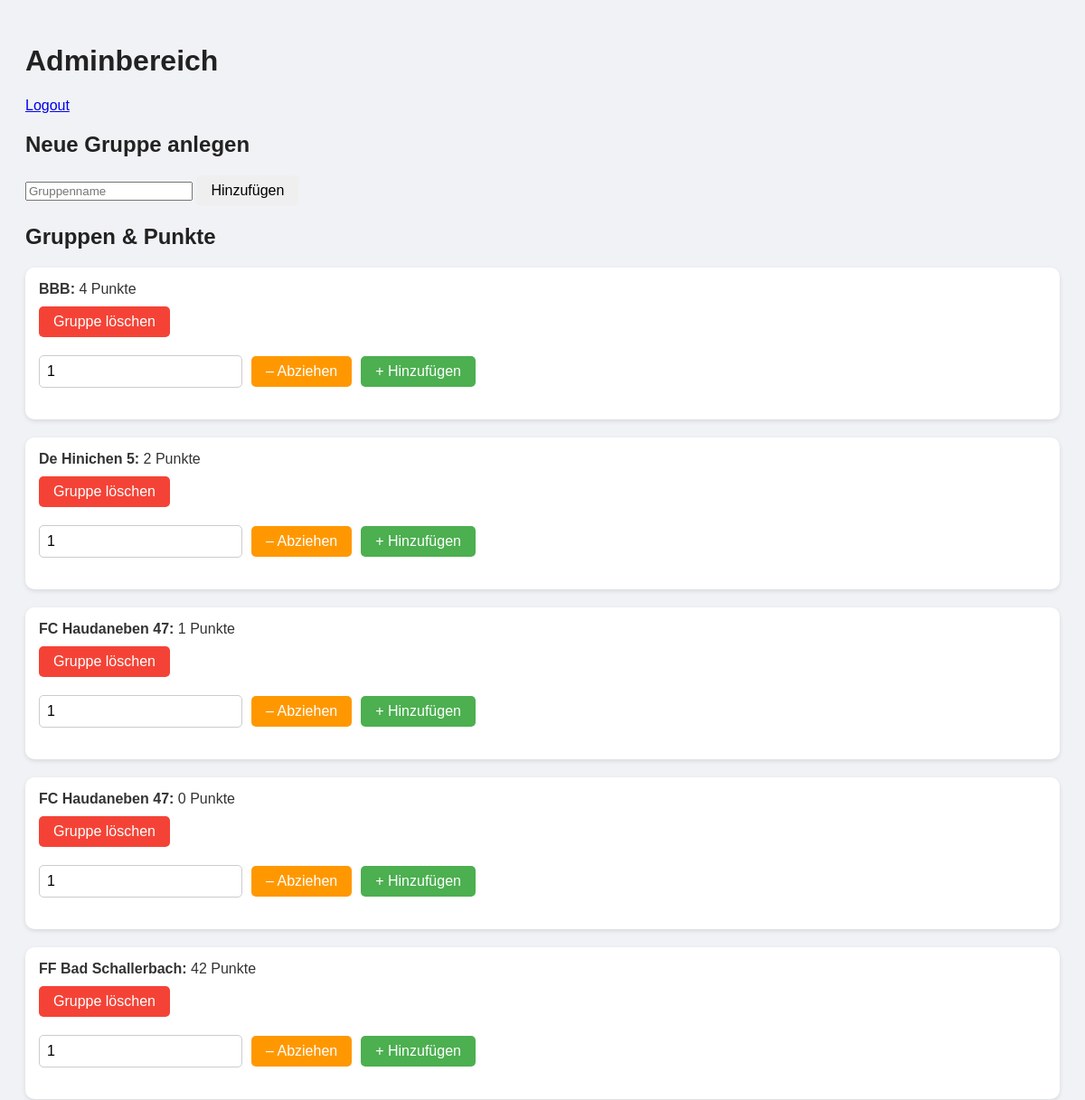
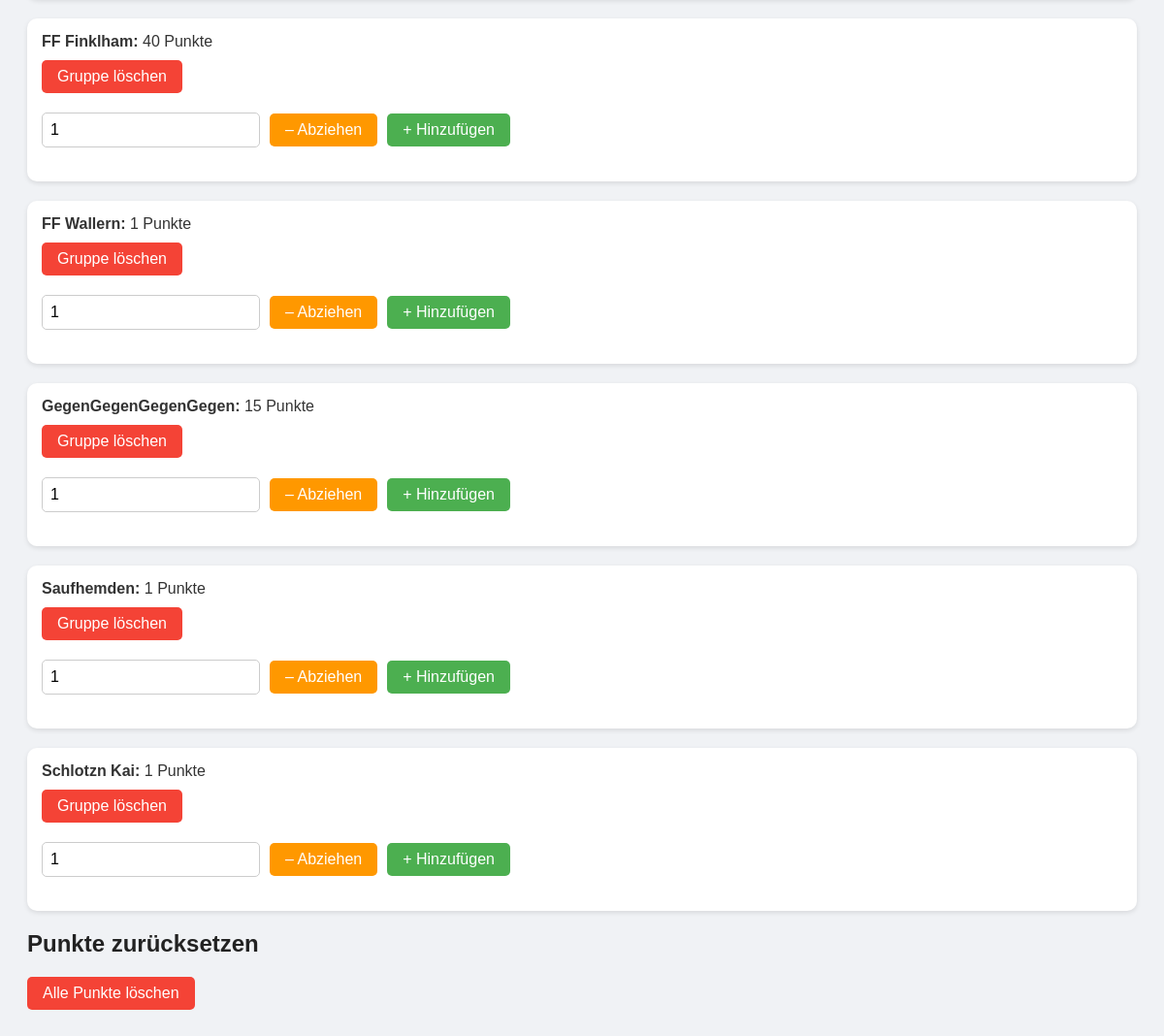
/admin.php (signed in), run on an earlier commit of the app's database (2 pictures, top to bottom).
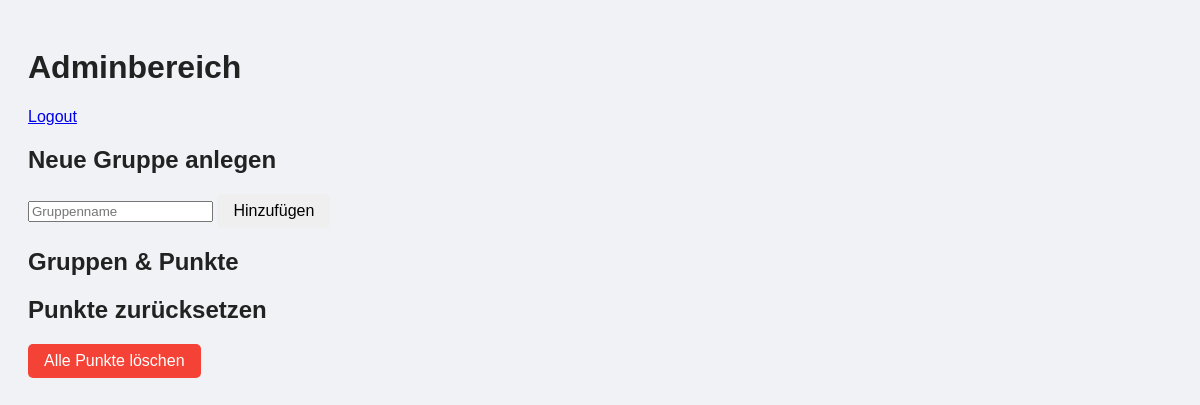
And on a later commit of the database.
### tables this page shows
CREATE TABLE groups (
    id INTEGER PRIMARY KEY AUTOINCREMENT,
    name TEXT NOT NULL
);

### admin.php (the view, shortened to what this page needs)
<?php
$db = new PDO('sqlite:db.sqlite');
$groups = $db->query("
    SELECT g.*, COUNT(s.id) as points
    FROM groups g
    LEFT JOIN scores s ON g.id = s.group_id
    GROUP BY g.id
    ORDER BY g.name ASC
")->fetchAll();
?>
<!DOCTYPE html>
<html>
<head>
</head>
<body>
<h1>Adminbereich</h1>
<p><a href="logout.php"> Logout</a></p>
<h2>Neue Gruppe anlegen</h2>
<form method="post">
    <input name="new_group" placeholder="Gruppenname" required>
    <button>Hinzufügen</button>
</form>
<h2>Gruppen & Punkte</h2>
<?php foreach ($groups as $g): ?>
<div class="group-box">
    <strong><?= htmlspecialchars($g['name']) ?>:</strong> <?= $g['points'] ?> Punkte
    <form method="post" onsubmit="return confirmDelete('<?= htmlspecialchars($g['name']) ?>')">
        <button class="delete-button">Gruppe löschen</button>
    </form>
    <form method="post">
        <input type="number" name="adjust_amount" min="1" value="1" required>
        <button name="adjust_type" value="remove">– Abziehen</button>
        <button name="adjust_type" value="add">+ Hinzufügen</button>
    </form>
</div>
<?php endforeach; ?>
<h2>Punkte zurücksetzen</h2>
<form method="post" onsubmit="return confirm('Alle Punkte löschen – Sicher?')">
    <button name="reset_scores" class="delete-button">Alle Punkte löschen</button>
</form>
</body>
</html>

What changed in the data, as far as the page shows it:
removed groups: name "BBB", points "4"
removed groups: name "De Hinichen 5", points "2"
removed groups: name "FC Haudaneben 47", points "1"
removed groups: name "FC Haudaneben 47", points "0"
removed groups: name "FF Bad Schallerbach", points "42"
removed groups: name "FF Finklham", points "40"
removed groups: name "FF Wallern", points "1"
removed groups: name "GegenGegenGegenGegen", points "15"
removed groups: name "Saufhemden", points "1"
removed groups: name "Schlotzn Kai", points "1"
